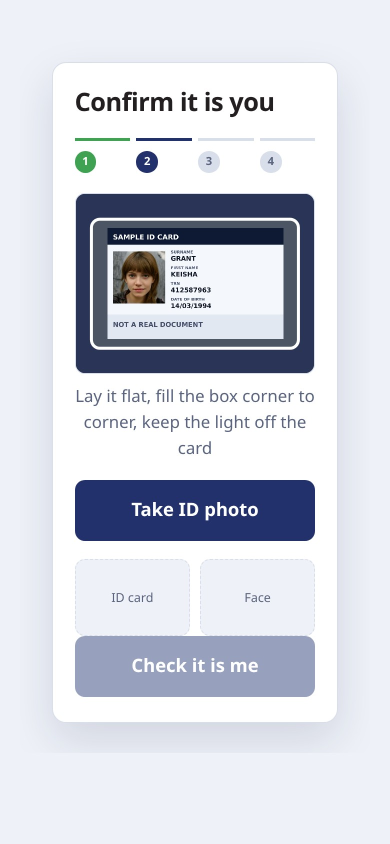
#> input picture library/kyc/capture-card-phone/f00001.jpg, 780 x 1688 px, given in place of hand-holds-a-cell-phone-over-a-black-background.jpg, which was not available (shown at 1/2 size); the run also reads 1 picture not shown here
$ python render_real.py
#> lines starting #> are read from the running program, lines starting #| are printed output that depends on the picture
# This script builds the "real" KYC ad: app recordings on a hand-held phone photo, Ava's voice, word-by-word subtitles.
import json, subprocess, glob
import numpy as np, cv2
from PIL import Image, ImageDraw, ImageFont

W_DIR = "/tmp/claude-1000/-home-kopi/726ac2f3-a51f-4239-8279-79f9ba7c4f39/scratchpad/real"
STOCK = W_DIR + "/../stock/"
LIB = "/home/kopi/projects/aitken-ad-kit/library/kyc/"
OUT = W_DIR + "/kyc-real.mp4"
FPS, WIDTH, HEIGHT = 30, 1080, 1920
CROP_X, CROP_Y, SCALE = 315, 300, 0.8
SCREEN = np.float32([[650, 859], [1328, 863], [1321, 2319], [648, 2319]])
GAP, TAIL = 0.45, 1.6

# This function loads the hand photo and the screen mask, cropped to the 9:16 frame.
def load_backdrop():
    photo = cv2.imread(STOCK + "hand-holds-a-cell-phone-over-a-black-background.jpg")
#> photo is the input picture: shape (1688, 780, 3); mean B, G, R 224.5, 214.9, 211.4
    mask = cv2.imread(STOCK + "screenmask.png", 0)
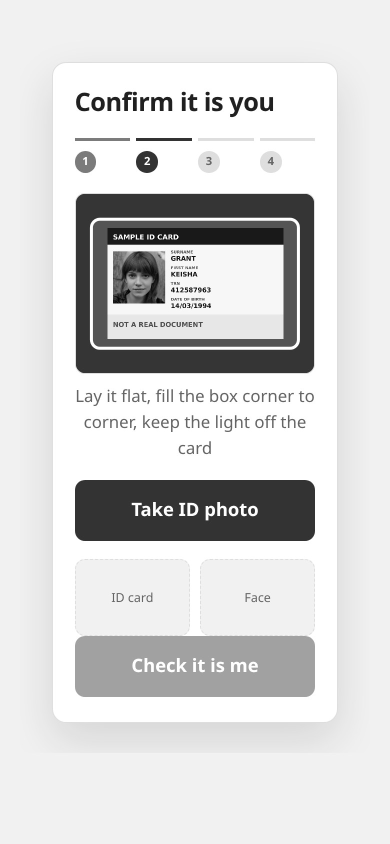
#> mask: shape (1688, 780) (shown at 1/2 size); min 0, max 255, mean 215
    mask = cv2.GaussianBlur(cv2.dilate(mask, np.ones((5, 5), np.uint8)), (5, 5), 0)
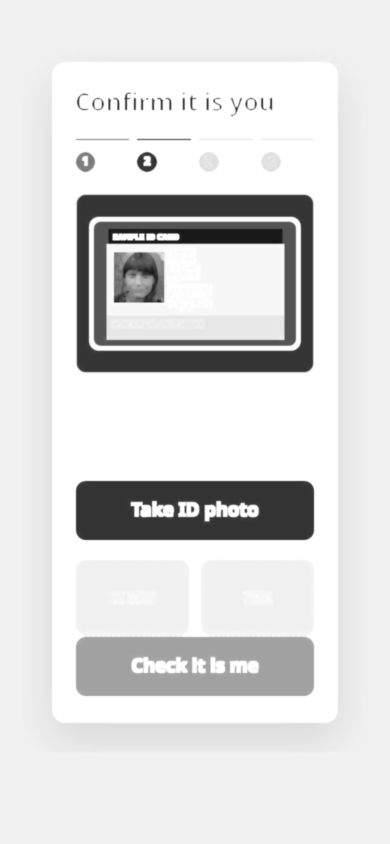
#> mask: shape (1688, 780) (shown at 1/2 size); min 23, max 255, mean 220.9
    box = (slice(CROP_Y, CROP_Y + 2400), slice(CROP_X, CROP_X + 1350))
    size = (WIDTH, HEIGHT)
    return cv2.resize(photo[box], size, interpolation=cv2.INTER_AREA), cv2.resize(mask[box], size)[..., None] / 255.0

# This function puts one app screen onto the phone in the photo.
# [27 lines left out: functions phone_frame, laptop_frame, push_in, not called in this run]

# This function lists the frame files of one recorded clip.
def clip_frames(name):
    return sorted(glob.glob(LIB + name + "/f*.jpg"))

# This function picks the clip frame for a moment in the scene, holding the last frame when the clip runs out.
def frame_at(files, start_second, t):
    index = min(int((start_second + t) * FPS), len(files) - 1)
    return cv2.imread(files[index])

FONT = ImageFont.truetype(W_DIR + "/Inter-ExtraBold.ttf", 62)
STICKER_FONT = ImageFont.truetype(W_DIR + "/Inter-Bold.ttf", 34)

# This function groups the spoken words into short subtitle lines of up to four words.
# [38 lines left out: functions subtitle_groups, draw_subtitle, draw_sticker, who_screen, not called in this run]

def main():
    backdrop, mask = load_backdrop()
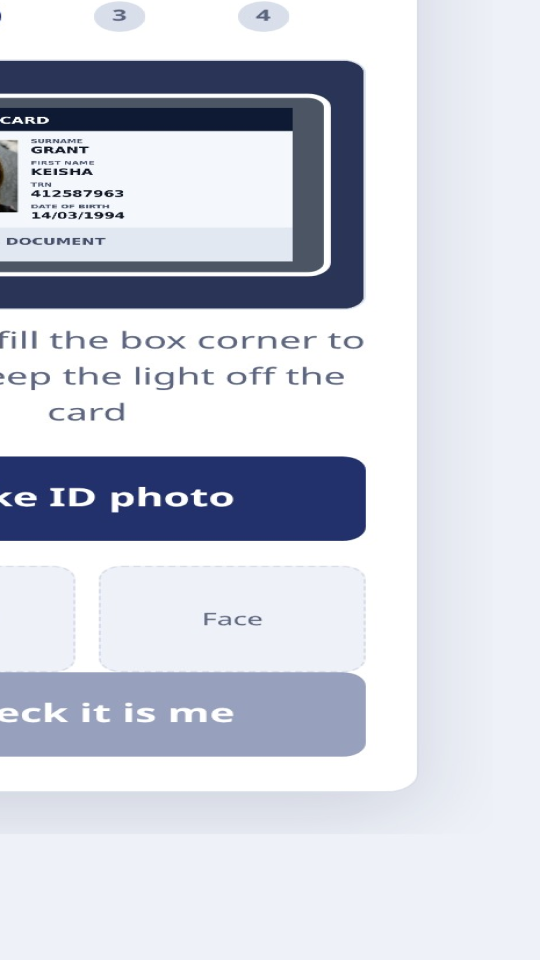
#> backdrop: shape (1920, 1080, 3) (shown at 1/2 size); mean of channels 0, 1, 2 220.4, 209, 205; drawn as B, G, R
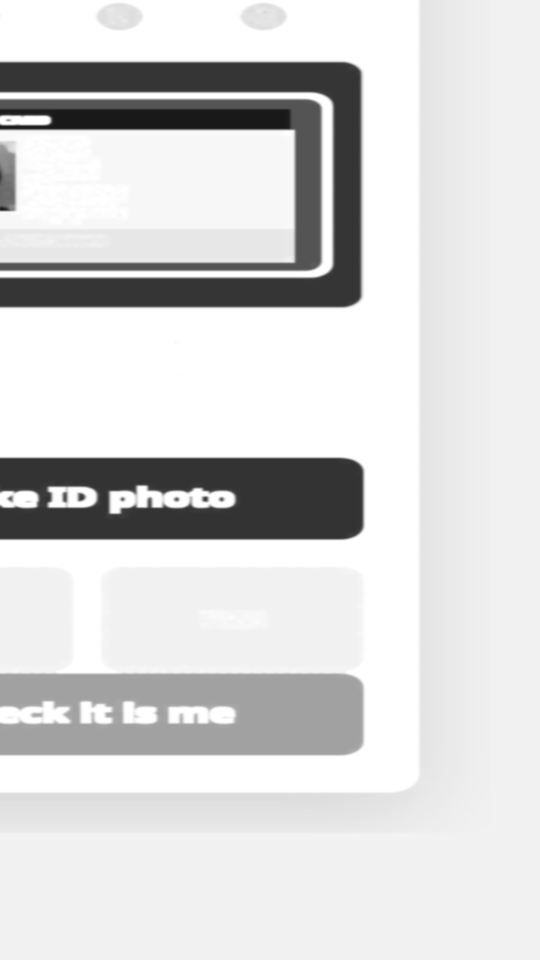
#> mask: shape (1920, 1080, 1) float64 (shown at 1/2 size); min 0.0902, max 1, mean 0.845
#> (the run stopped early here; a loop or call above may not have finished)
